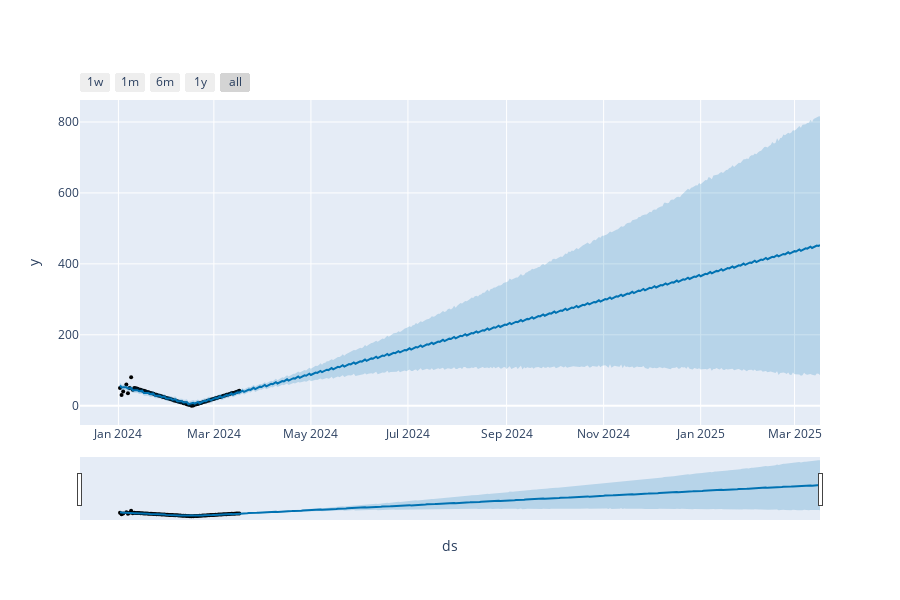

The cell this chart's notebook holds for it:
### Code cell
#An interactive figure of the forecast and components created with plotly.
from prophet.plot import plot_plotly, plot_components_plotly
plot_plotly(m, forecast)

### Figure 1 — Plotly figure (JSON) as saved in the notebook; plotly's stock layout.template omitted (floating-point values rounded to 4 significant figures; data arrays with more than 128 entries replaced by an {"elided": "..."} marker saying what was removed)
{"data": [{"marker": {"color": "black", "size": 4}, "mode": "markers", "name": "Actual", "type": "scatter", "x": ["2024-01-02T00:00:00", "2024-01-03T00:00:00", "2024-01-04T00:00:00", "2024-01-06T00:00:00", "2024-01-07T00:00:00", "2024-01-08T00:00:00", "2024-01-09T00:00:00", "2024-01-10T00:00:00", "2024-01-11T00:00:00", "2024-01-12T00:00:00", "2024-01-13T00:00:00", "2024-01-14T00:00:00", "2024-01-15T00:00:00", "2024-01-16T00:00:00", "2024-01-17T00:00:00", "2024-01-18T00:00:00", "2024-01-19T00:00:00", "2024-01-20T00:00:00", "2024-01-21T00:00:00", "2024-01-22T00:00:00", "2024-01-23T00:00:00", "2024-01-24T00:00:00", "2024-01-25T00:00:00", "2024-01-26T00:00:00", "2024-01-27T00:00:00", "2024-01-28T00:00:00", "2024-01-29T00:00:00", "2024-01-30T00:00:00", "2024-01-31T00:00:00", "2024-02-01T00:00:00", "2024-02-02T00:00:00", "2024-02-03T00:00:00", "2024-02-04T00:00:00", "2024-02-05T00:00:00", "2024-02-06T00:00:00", "2024-02-07T00:00:00", "2024-02-08T00:00:00", "2024-02-09T00:00:00", "2024-02-10T00:00:00", "2024-02-11T00:00:00", "2024-02-12T00:00:00", "2024-02-13T00:00:00", "2024-02-14T00:00:00", "2024-02-15T00:00:00", "2024-02-16T00:00:00", "2024-02-17T00:00:00", "2024-02-18T00:00:00", "2024-02-19T00:00:00", "2024-02-20T00:00:00", "2024-02-21T00:00:00", "2024-02-22T00:00:00", "2024-02-23T00:00:00", "2024-02-24T00:00:00", "2024-02-25T00:00:00", "2024-02-26T00:00:00", "2024-02-27T00:00:00", "2024-02-28T00:00:00", "2024-02-29T00:00:00", "2024-03-01T00:00:00", "2024-03-02T00:00:00", "2024-03-03T00:00:00", "2024-03-04T00:00:00", "2024-03-05T00:00:00", "2024-03-06T00:00:00", "2024-03-07T00:00:00", "2024-03-08T00:00:00", "2024-03-09T00:00:00", "2024-03-10T00:00:00", "2024-03-11T00:00:00", "2024-03-12T00:00:00", "2024-03-13T00:00:00", "2024-03-14T00:00:00", "2024-03-15T00:00:00", "2024-03-16T00:00:00", "2024-03-17T00:00:00"], "y": [50, 30, 40, 60, 35, 50, 80, 45, 50, 49, 48, 46, 45, 43, 42, 41, 39, 38, 36, 35, 34, 32, 31, 29, 28, 27, 25, 24, 22, 21, 20, 18, 17, 15, 14, 13, 11, 10, 9, 7, 6, 4, 3, 2, 0, 1, 3, 4, 5, 7, 8, 10, 11, 12, 14, 15, 17, 18, 19, 21, 22, 24, 25, 26, 28, 29, 31, 32, 33, 35, 36, 37, 39, 40, 42]}, {"hoverinfo": "skip", "line": {"width": 0}, "mode": "lines", "type": "scatter", "x": {"elided": "440 str values"}, "y": {"elided": "440 float values"}}, {"fill": "tonexty", "fillcolor": "rgba(0, 114, 178, 0.2)", "line": {"color": "#0072B2", "width": 2}, "mode": "lines", "name": "Predicted", "type": "scatter", "x": {"elided": "440 str values"}, "y": {"elided": "440 float values"}}, {"fill": "tonexty", "fillcolor": "rgba(0, 114, 178, 0.2)", "hoverinfo": "skip", "line": {"width": 0}, "mode": "lines", "type": "scatter", "x": {"elided": "440 str values"}, "y": {"elided": "440 float values"}}], "layout": {"height": 600, "showlegend": false, "width": 900, "xaxis": {"autorange": true, "range": ["2023-12-07 20:34:17.1429", "2025-03-17"], "rangeselector": {"buttons": [{"count": 7, "label": "1w", "step": "day", "stepmode": "backward"}, {"count": 1, "label": "1m", "step": "month", "stepmode": "backward"}, {"count": 6, "label": "6m", "step": "month", "stepmode": "backward"}, {"count": 1, "label": "1y", "step": "year", "stepmode": "backward"}, {"step": "all"}]}, "rangeslider": {"autorange": true, "range": ["2023-12-07 20:34:17.1429", "2025-03-17"], "visible": true, "yaxis": {"_template": null, "rangemode": "match"}}, "title": {"text": "ds"}, "type": "date"}, "yaxis": {"autorange": true, "range": [-54.21, 862.0], "title": {"text": "y"}, "type": "linear"}}}
